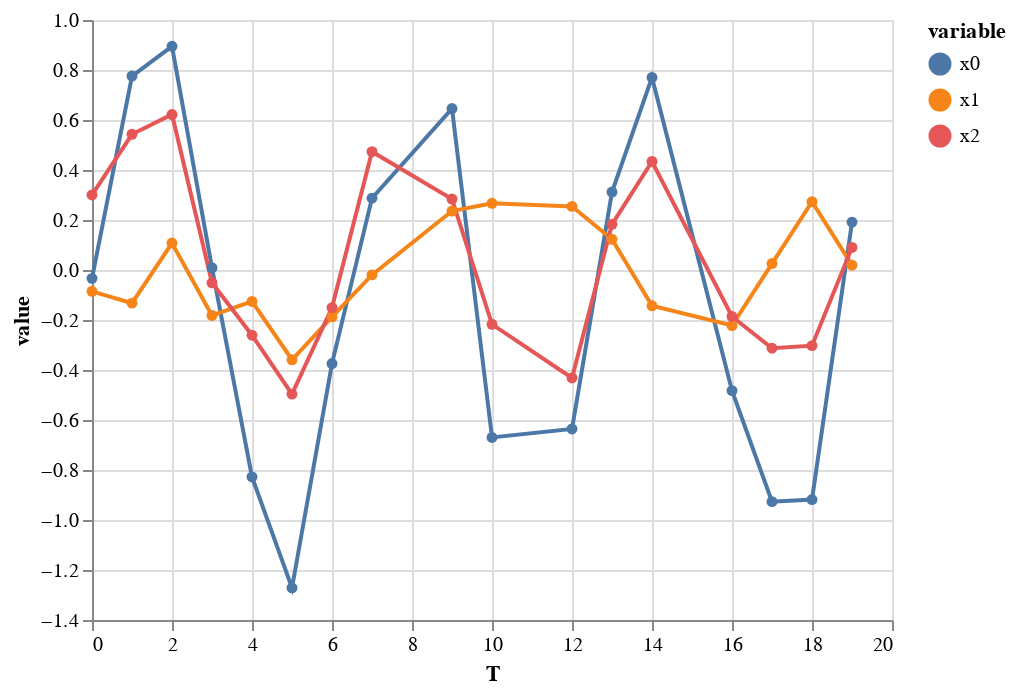

This figure's notebook cell:
### Code cell
alt.Chart(fd.as_df(miss=True)).mark_line(point=True).encode(
    x = "T",
    y = "value",
    color = "variable"
)

### Figure 1 — Vega-Lite specification as saved in the notebook (floating-point values rounded to 4 significant figures)
{"config": {"view": {"continuousWidth": 400, "continuousHeight": 300}}, "data": {"name": "data-6afd80289231c1c64e775574993c38d6"}, "mark": {"type": "line", "point": true}, "encoding": {"color": {"field": "variable", "type": "nominal"}, "x": {"field": "T", "type": "quantitative"}, "y": {"field": "value", "type": "quantitative"}}, "$schema": "https://vega.github.io/schema/vega-lite/v4.17.0.json", "datasets": {"data-6afd80289231c1c64e775574993c38d6": [{"T": 0, "variable": "x0", "value": -0.03344}, {"T": 1, "variable": "x0", "value": 0.7759}, {"T": 2, "variable": "x0", "value": 0.8947}, {"T": 3, "variable": "x0", "value": 0.008605}, {"T": 4, "variable": "x0", "value": -0.8276}, {"T": 5, "variable": "x0", "value": -1.272}, {"T": 6, "variable": "x0", "value": -0.3743}, {"T": 7, "variable": "x0", "value": 0.2874}, {"T": 9, "variable": "x0", "value": 0.6458}, {"T": 10, "variable": "x0", "value": -0.6697}, {"T": 12, "variable": "x0", "value": -0.6357}, {"T": 13, "variable": "x0", "value": 0.3118}, {"T": 14, "variable": "x0", "value": 0.7704}, {"T": 16, "variable": "x0", "value": -0.4825}, {"T": 17, "variable": "x0", "value": -0.9265}, {"T": 18, "variable": "x0", "value": -0.918}, {"T": 19, "variable": "x0", "value": 0.1912}, {"T": 0, "variable": "x1", "value": -0.08533}, {"T": 1, "variable": "x1", "value": -0.1325}, {"T": 2, "variable": "x1", "value": 0.1078}, {"T": 3, "variable": "x1", "value": -0.1818}, {"T": 4, "variable": "x1", "value": -0.1258}, {"T": 5, "variable": "x1", "value": -0.359}, {"T": 6, "variable": "x1", "value": -0.1871}, {"T": 7, "variable": "x1", "value": -0.01944}, {"T": 9, "variable": "x1", "value": 0.2358}, {"T": 10, "variable": "x1", "value": 0.2669}, {"T": 12, "variable": "x1", "value": 0.2545}, {"T": 13, "variable": "x1", "value": 0.1229}, {"T": 14, "variable": "x1", "value": -0.1431}, {"T": 16, "variable": "x1", "value": -0.2221}, {"T": 17, "variable": "x1", "value": 0.02581}, {"T": 18, "variable": "x1", "value": 0.2735}, {"T": 19, "variable": "x1", "value": 0.01935}, {"T": 0, "variable": "x2", "value": 0.3001}, {"T": 1, "variable": "x2", "value": 0.5428}, {"T": 2, "variable": "x2", "value": 0.6219}, {"T": 3, "variable": "x2", "value": -0.05105}, {"T": 4, "variable": "x2", "value": -0.261}, {"T": 5, "variable": "x2", "value": -0.4964}, {"T": 6, "variable": "x2", "value": -0.1504}, {"T": 7, "variable": "x2", "value": 0.4733}, {"T": 9, "variable": "x2", "value": 0.2838}, {"T": 10, "variable": "x2", "value": -0.2173}, {"T": 12, "variable": "x2", "value": -0.432}, {"T": 13, "variable": "x2", "value": 0.1827}, {"T": 14, "variable": "x2", "value": 0.4342}, {"T": 16, "variable": "x2", "value": -0.1858}, {"T": 17, "variable": "x2", "value": -0.313}, {"T": 18, "variable": "x2", "value": -0.3026}, {"T": 19, "variable": "x2", "value": 0.09007}]}}
